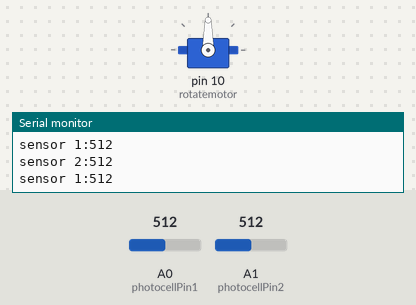
A sketch run on a simulated Arduino Uno, built with avr-gcc and run on an emulated ATmega328P. On the bench: servo, the last lines printed to the serial monitor. The inputs (shaded band) are chosen by the test bench; at power-on: A0 (photocellPin1) = 512, A1 (photocellPin2) = 512.

Above: at 3.2 s.
3.3 s: A0 (photocellPin1) set to 716
At 4.5 s:
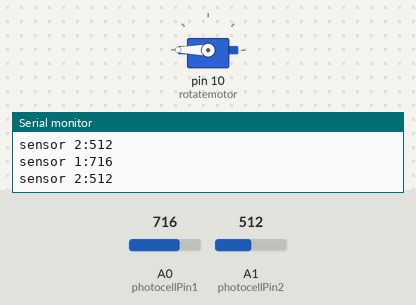
4.8 s: A1 (photocellPin2) set to 716
At 6.0 s:
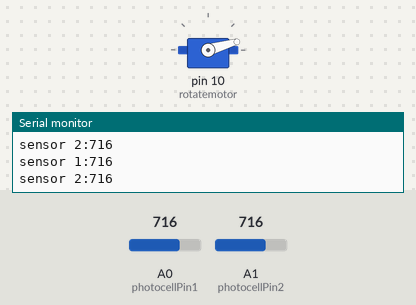
6.3 s: A0 (photocellPin1) set to 900
At 7.5 s:
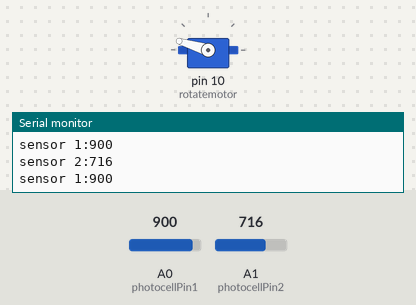
7.8 s: A1 (photocellPin2) set to 1023
At 9.2 s:
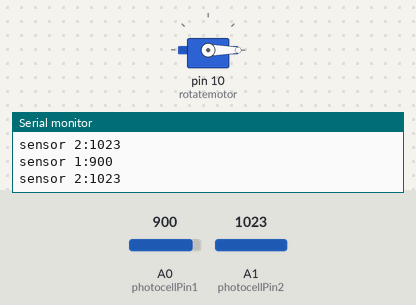
10.8 s: A0 (photocellPin1) set to 1023
At 11.4 s:
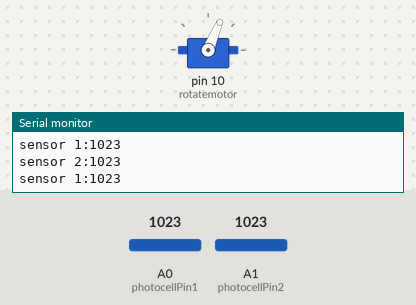
12.3 s: A1 (photocellPin2) set to 900
At 13.4 s:
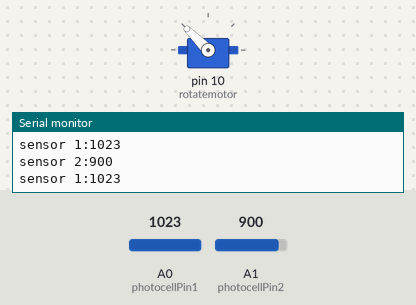
Timing chart, 0 to 14.8 s (numbered marks = the images above; inputs shaded):
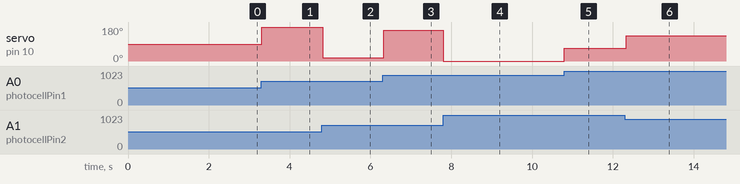

Measured:
- after the input at 3.3 s, servo on pin 10 (rotatemotor): 90° → 180° at once
- after the input at 4.8 s, servo on pin 10 (rotatemotor): 180° → 16° at once
- after the input at 6.3 s, servo on pin 10 (rotatemotor): 16° → 163° at once
- after the input at 7.8 s, servo on pin 10 (rotatemotor): 163° → 0° at once
- after the input at 10.8 s, servo on pin 10 (rotatemotor): 0° → 67° at once
- after the input at 12.3 s, servo on pin 10 (rotatemotor): 67° → 135° at once

The sketch:

aftercheck.ino
```cpp
#include <Servo.h>
#include <Adafruit_MotorShield.h>

/*
This is a test sketch for the Adafruit assembled Motor Shield for Arduino v2
It won't work with v1.x motor shields! Only for the v2's with built in PWM
control
For use with the Adafruit Motor Shield v2
---->  http://www.adafruit.com/products/1438
*/

#include <Wire.h>
#define LoopTime  2000

// Create the motor shield object with the default I2C address
Adafruit_MotorShield AFMS = Adafruit_MotorShield();
// Or, create it with a different I2C address (say for stacking)
// Adafruit_MotorShield AFMS = Adafruit_MotorShield(0x61);

// Select which 'port' M1, M2, M3 or M4. In this case, M1
Adafruit_DCMotor *myMotor = AFMS.getMotor(1);
Servo rotatemotor;
Servo head;
// You can also make another motor on port M2
//Adafruit_DCMotor *myOtherMotor = AFMS.getMotor(2);

int photocellPin1 = 0;
int photocellPin2 = 1;
int Reading1;
int Reading2;
int lightmax = 20;
int lightmin = -20;
int lightdiff;
int degree;
int prevdeg = 90;
long prevtime;
int temp;

void setup() {
  Serial.begin(9600);           // set up Serial library at 9600 bps
  Serial.println("Adafruit Motorshield v2 - DC Motor test!");

  AFMS.begin();  // create with the default frequency 1.6KHz
  rotatemotor.attach(10); // pin 10
//  rotatemotor.write(89); // 90 means dont move
//  delay(2500);
  rotatemotor.write(90);
//  delay(1000);
//  rotatemotor.write(92);
//  delay(2500);
//  rotatemotor.write(90);
  getLight();
  temp = lightdiff;
  prevtime = millis();
  while ((millis() - prevtime) <= LoopTime) {
     temp += (analogRead(photocellPin1) - analogRead(photocellPin2))/2;
  }
}

void getLight() {
  Reading1 = analogRead(photocellPin1);
  Reading2 = analogRead(photocellPin2);
  lightdiff = Reading1 - Reading2;
  if (lightdiff < lightmin) {
    lightmin = lightdiff;
  } else if (lightdiff > lightmax) {
      lightmax = lightdiff;
  }
}
void loop() {
  /*
   * roughly 90-100 for base light in design lab
   * when light goes closer, the numbers get smaller
   * so 1 - (reading) gets us light readings\
   * the reading gives us darkness value
   */
  getLight();
  degree = map(lightdiff-temp, lightmin, lightmax, 0, 180);
  if (degree > prevdeg + 5) {
    rotatemotor.write(degree);
    prevdeg = degree;
    delay(500);
  } else if (degree < prevdeg - 5) {
    rotatemotor.write(degree);
    prevdeg = degree;
    delay(500);
  }
  Serial.print("sensor 1:");
  Serial.println(Reading1);
  Serial.print("sensor 2:");
  Serial.println(Reading2);
  while ((millis() - prevtime) <= LoopTime) {
     delay(millis() - prevtime);
  }
}
```
